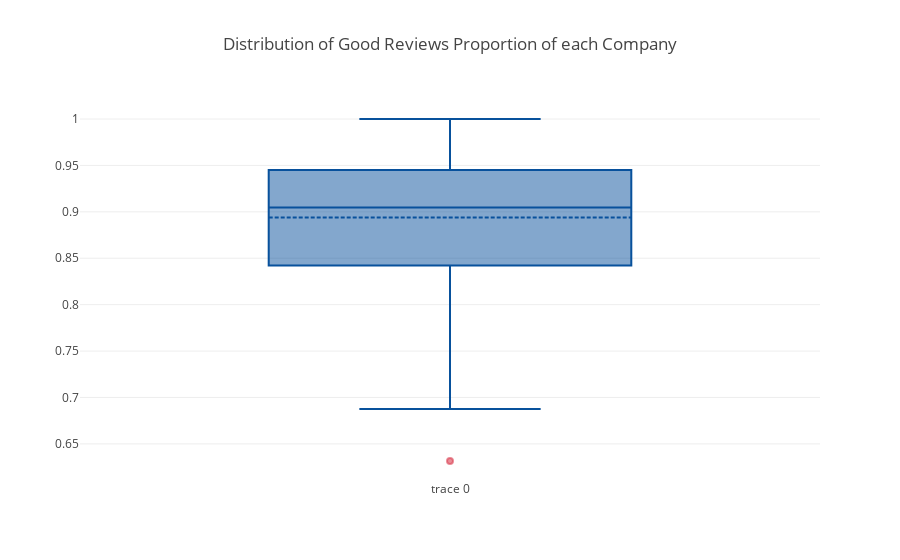

Source (notebook cell):
### Code cell
# Boxplot to determine distribution of good reviews proportions

trace = go.Box(
    y = df7.prop_fresh,
    boxpoints = 'suspectedoutliers',
    text = df7.company,
    marker = dict(
        color = 'rgb(8,81,156)',
        outliercolor = 'rgba(219, 64, 82, 0.6)',
        line = dict(
            outliercolor = 'rgba(219, 64, 82, 0.6)',
            outlierwidth = 2)),
    line = dict(
        color = 'rgb(8,81,156)'),
    boxmean = True
)

layout = go.Layout(
    title = 'Distribution of Good Reviews Proportion of each Company'
)
data = [trace]
fig = go.Figure(data=data, layout=layout)
iplot(fig)

### Figure 1 — Plotly figure (JSON) as saved in the notebook; plotly's stock layout.template omitted (floating-point values rounded to 4 significant figures)
{"data": [{"boxmean": true, "boxpoints": "suspectedoutliers", "line": {"color": "rgb(8,81,156)"}, "marker": {"color": "rgb(8,81,156)", "line": {"outliercolor": "rgba(219, 64, 82, 0.6)", "outlierwidth": 2}, "outliercolor": "rgba(219, 64, 82, 0.6)"}, "text": ["Globe and Mail", "Film Freak Central", "Flick Filosopher", "Wall Street Journal", "LarsenOnFilm", "Salon.com", "Associated Press", "Hollywood Reporter", "TheFilmFile.com", "Guardian", "Little White Lies", "New York Times", "San Francisco Chronicle", "Film Frenzy", "Chicago Reader", "Newsday", "Philadelphia Daily News", "New York Post", "Village Voice", "Slant Magazine", "Chicago Tribune", "Reel Film Reviews", "Boston Globe", "Austin Chronicle", "One Guy's Opinion", "eFilmCritic.com", "EricDSnider.com", "Screen International", "Time Out", "Film4", "Slate", "Newark Star-Ledger", "Washington Post", "Q Network Film Desk", "Spirituality and Practice", "AV Club", "Sacramento News & Review", "Times (UK)", "JoBlo's Movie Emporium", "ScreenRant", "Screen It!", "Bullz-Eye.com", "Film Threat", "PopMatters", "ReelViews", "Detroit News", "CinemaBlend", "Los Angeles Times", "Variety", "ComingSoon.net", "Kaplan vs. Kaplan", "rec.arts.movies.reviews", "Reeling Reviews", "Cinema Crazed", "Daily Mail (UK)", "Salt Lake Tribune", "London Evening Standard", "Dallas Morning News", "Cinema Sight", "Antagony & Ecstasy", "Combustible Celluloid", "Deseret News (Salt Lake City)", "New York Magazine/Vulture", "Daily Express (UK)", "Film Journal International", "Toronto Star", "TIME Magazine", "Groucho Reviews", "USA Today", "Chicago Sun-Times", "Urban Cinefile", "Empire Magazine", "Entertainment Weekly", "St. Paul Pioneer Press", "Movie Metropolis", "Daily Telegraph (UK)", "Common Sense Media", "Laramie Movie Scope", "Arizona Republic", "IGN Movies", "Seattle Times", "Rolling Stone", "rachelsreviews.net", "New York Daily News", "Reel.com", "Christian Science Monitor", "Jam! Movies", "Total Film", "Radio Times"], "type": "box", "uid": "e9bacbe0-e5f1-4737-8ffa-40cdbd482908", "y": [0.6316, 0.6875, 0.6875, 0.7222, 0.7333, 0.75, 0.75, 0.7619, 0.8, 0.8, 0.8, 0.8095, 0.8095, 0.8095, 0.8125, 0.8125, 0.8235, 0.8235, 0.8235, 0.8235, 0.8333, 0.8421, 0.8421, 0.85, 0.85, 0.8571, 0.8667, 0.8667, 0.8667, 0.8667, 0.875, 0.875, 0.875, 0.88, 0.8824, 0.8824, 0.8824, 0.8824, 0.8824, 0.8889, 0.8889, 0.8947, 0.8947, 0.9, 0.9048, 0.9048, 0.9048, 0.9048, 0.9048, 0.9091, 0.9167, 0.92, 0.9259, 0.9333, 0.9333, 0.9375, 0.9375, 0.9375, 0.9375, 0.9375, 0.9375, 0.9412, 0.9412, 0.9412, 0.9444, 0.9444, 0.9444, 0.9474, 0.95, 0.9524, 0.9545, 1, 1, 1, 1, 1, 1, 1, 1, 1, 1, 1, 1, 1, 1, 1, 1, 1, 1]}], "layout": {"title": {"text": "Distribution of Good Reviews Proportion of each Company"}}}
